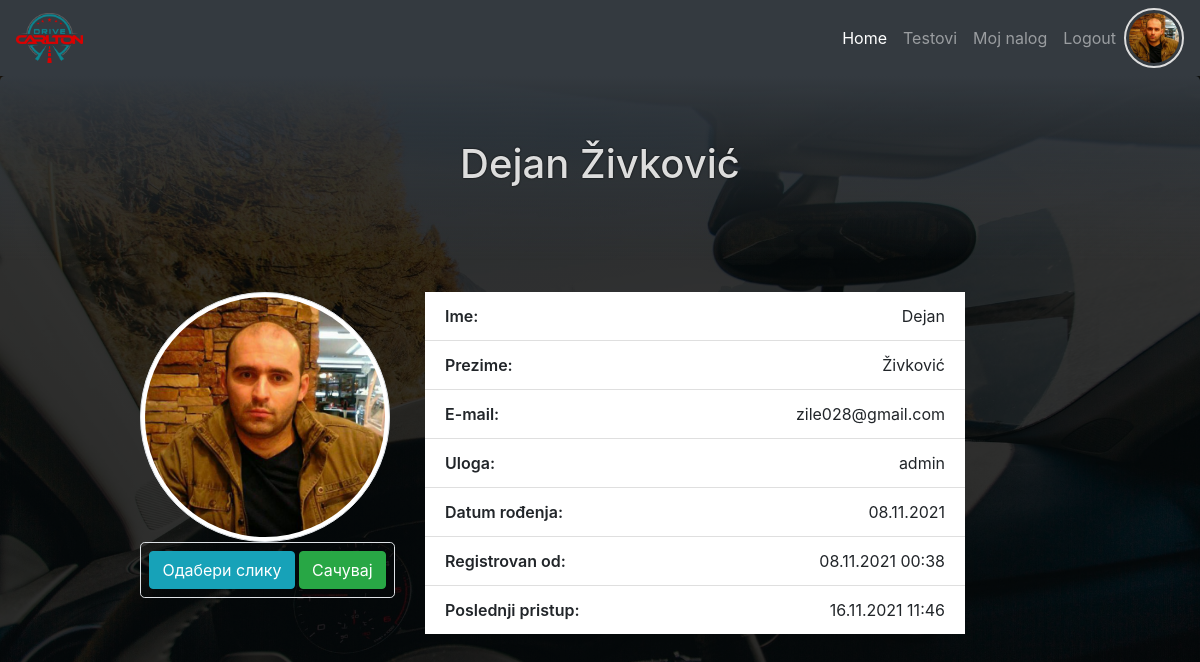
Page /user.php (signed in) on the earlier database version.
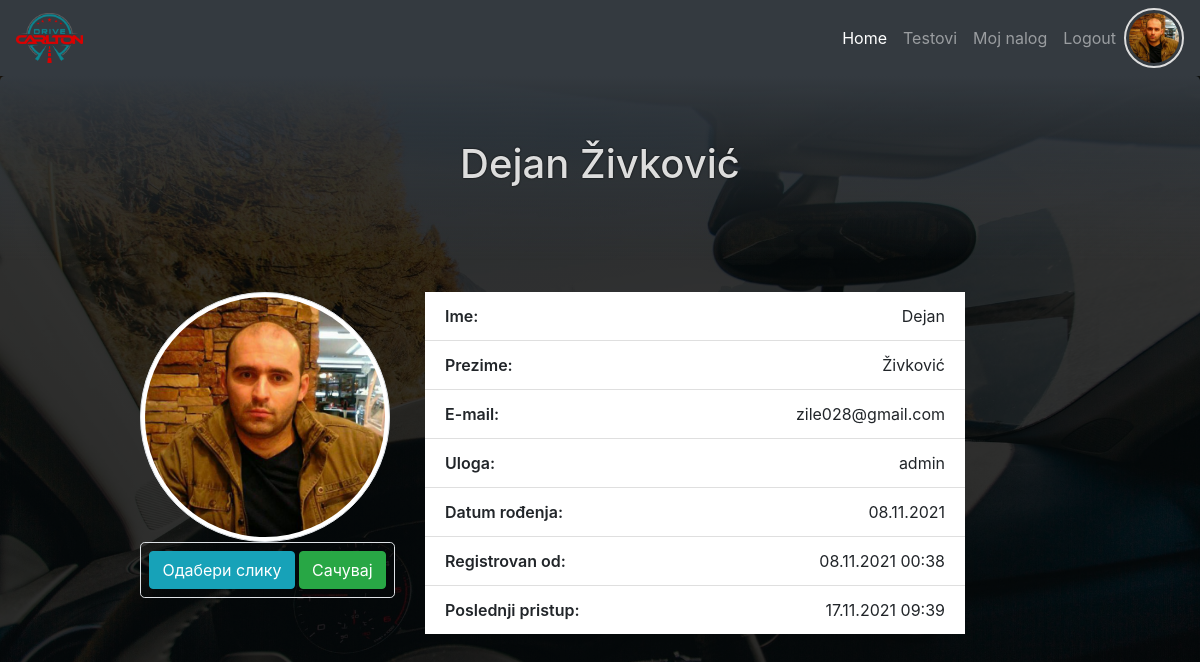
Same page on the later database version.
### tables this page shows
CREATE TABLE `users` (
  `id` int(11) NOT NULL,
  `first_name` varchar(50) NOT NULL,
  `last_name` varchar(50) NOT NULL,
  `date_birth` date NOT NULL,
  `email` varchar(50) NOT NULL,
  `password` varchar(60) NOT NULL,
  `created_at` timestamp NOT NULL DEFAULT CURRENT_TIMESTAMP,
  `last_login` timestamp NOT NULL DEFAULT CURRENT_TIMESTAMP,
  `profil_img` varchar(60) DEFAULT NULL,
  `role_id` int(11) DEFAULT NULL
);

CREATE TABLE `roles` (
  `id` int(11) NOT NULL,
  `role` varchar(30) NOT NULL,
  `description` varchar(255) NOT NULL
);

### user.php (called while the page is built, shortened)
<?php
require_once "core/init.php";
$user_info = $User->selectSingleJoin(
    ["users", "roles"],
    "role_id",
    ["id" => $_SESSION["id"]]
);
require_once ROOT . "/view/user.view.php";

### core/init.php (called while the page is built, shortened)
<?php
require_once "config.php";
require_once "function.php";
require_once "classes/Conection.php";
require_once "classes/QueryBuilder.php";
require_once "classes/User.php";
$User         = new User($database);

### core/classes/User.php (called while the page is built, shortened)
<?php
class User extends QueryBuilder
{
    public function isLoged()
    {
        if (isset($_SESSION["id"])) {
            return false;
        } else {
            return true;
        }
    }
}

### core/classes/QueryBuilder.php (called while the page is built, shortened)
<?php
class QueryBuilder extends Connection
{
    public function selectSingleJoin(array $table, String $join_on, $criteria)
    {
        $key = key($criteria);
        $sql = "SELECT
                {$table[0]}.*, {$table[0]}.id {$table[0]}_id, {$table[1]}.*
                FROM {$table[0]}
                JOIN {$table[1]}
                ON {$table[0]}.{$join_on} = {$table[1]}.id
                WHERE {$table[0]}.{$key} = :{$key}";
        $qry = $this->db->prepare($sql);
        $qry->execute($criteria);
        $result = $qry->fetch(PDO::FETCH_OBJ);
        return $result;
    }
}

### core/classes/Conection.php (called while the page is built, shortened)
<?php
class Connection
{
    public function __construct($database)
    {
        try {
            $this->db = new PDO("mysql:host={$database['host']};dbname={$database['dbname']}", $database["user"], $database["password"]);
        } catch (PDOException $err) {
            die("Doslo je do greske. Nije moguce konektovati se sa bazom - " . $err->getMessage());
        }
    }
}

### core/function.php (called while the page is built, shortened)
<?php
function displayDate($arg){
    return date("d.m.Y",strtotime($arg));
}
function displayDateTime($arg){
    return date("d.m.Y H:i",strtotime($arg));
}

### view/user.view.php (the view, shortened to what this page needs)
<?php
require ROOT . "/include/top.php";
require ROOT . "/include/main_nav.php";
?>
<header class="jumbotron text-center">
    <h1><?php echo "{$user_info->first_name} {$user_info->last_name}"; ?></h1>
</header>
<section class="container">
    <article class="row">
        <div class="col-md-3 offset-md-1">
            <?php if($user_info->profil_img): ?>
            <img id="profil" src="upload/<?php echo $user_info->profil_img; ?>" class="img-thumbnail rounded-circle"
                alt="">
            <?php else: ?>
            <img id="profil" src="asset/logo.png" class="img-thumbnail rounded-circle" alt="">
            <?php endif; ?>
            <form class="border text-center rounded-lg" action="user.php" method="POST" enctype="multipart/form-data">
                <label class="btn btn-info my-2" for="file-img">Одабери слику</label>
                <button type="submit" class="btn btn-success my-2" name="save_img">Сачувај</button>
            </form>
        </div>
        <div class="col-md-6">
            <ul class="list-group list-group-flush">
                <li class="list-group-item"><span>Ime:</span>
                    <p><?php echo $user_info->first_name; ?></p>
                </li>
                <li class="list-group-item"><span>Prezime:</span>
                    <p><?php echo $user_info->last_name; ?></p>
                </li>
                <li class="list-group-item"><span>E-mail:</span>
                    <p><?php echo $user_info->email; ?></p>
                </li>
                <li class="list-group-item"><span>Uloga:</span>
                    <p><?php echo $user_info->role; ?></p>
                </li>
                <li class="list-group-item"><span>Datum
                        rođenja:</span>
                    <p><?php echo displayDate($user_info->date_birth); ?></p>
                </li>
                <li class="list-group-item"><span>Registrovan
                        od:</span>
                    <p><?php echo displayDateTime($user_info->created_at); ?></p>
                </li>
                <li class="list-group-item"><span>Poslednji
                        pristup:</span>
                    <p><?php echo displayDateTime($user_info->last_login); ?></p>
                </li>
            </ul>
        </div>
    </article>
</section>
<?php
require ROOT . "/include/bottom.php";
?>

### include/top.php (shortened to what this page needs)
<!DOCTYPE html>
<html lang="en">
<head>
    <link rel="stylesheet" href="https://cdnjs.cloudflare.com/ajax/libs/font-awesome/5.15.3/css/all.min.css"
 />
    <link rel="stylesheet" href="https://cdn.jsdelivr.net/npm/bootstrap@4.6.0/dist/css/bootstrap.min.css"
>
    <link rel="stylesheet" href="<?php echo ROOT_DIR; ?>/css/style.css">
</head>
<body>

### include/main_nav.php (shortened to what this page needs)
<nav class="navbar navbar-expand-lg navbar-dark bg-dark">
    <a class="navbar-brand" href="<?php echo ROOT_DIR; ?>"><img class="img-fluid" src="asset/logo-sm.png" alt=""></a>
    <div class="collapse navbar-collapse" id="navbarNav">
        <ul class="navbar-nav ml-auto">
            <li class="nav-item active">
                <a class="nav-link" href="<?php echo ROOT_DIR; ?>">Home</a>
            </li>
            <li class="nav-item">
                <a class="nav-link" href="<?php echo ROOT_DIR; ?>/testovi.php">Testovi</a>
            </li>
            <?php if($User->isLoged()): ?>
            <li class="nav-item">
                <a class="nav-link" href="login_register.php">Login / Register</a>
            </li>
            <?php else: ?>
            <li class="nav-item">
                <a class="nav-link" href="user.php">Moj nalog</a>
            </li>
            <li class="nav-item">
                <a class="nav-link" href="logout.php">Logout</a>
            </li>
            <?php endif; ?>
        </ul>
        <?php if(!$User->isLoged()): ?>
        <div class="loged-profil">
            <img src="<?php echo ROOT_DIR . TARGET_DIR . ($user_info->profil_img ?:"../asset/logo-sm.png"); ?>" alt="">
        </div>
        <?php endif; ?>
    </div>
</nav>

### include/bottom.php (shortened to what this page needs)
</body>
</html>

### css/style.css (style rules this page uses)
* { margin: 0; padding: 0; box-sizing: border-box; }
body { background: linear-gradient(rgba(0, 0, 0, 0.8), rgba(0, 0, 0, 0.8)), url(../asset/bg.jpg); background-position: center top; background-size: cover; background-attachment: fixed; }
.jumbotron { background: linear-gradient(to bottom, rgba(52, 58, 64, 1), rgba(0, 0, 0, 0)); color: #ddd; }
h1, h1 + * { text-shadow: 0 0 2px #000; }
.navbar-brand img, .loged-profil img { height: 50px; }
ul li span { font-weight: 600; margin-right: 10px; }
ul li span + * { margin: 0; float: right; }
.img-thumbnail { height: 250px; width: 250px; }
.loged-profil img { border: 2px solid #ddd; padding: 3px; border-radius: 50%; width: 60px; height: 60px; object-fit: cover; }

Differences in the rows shown:
changed users "Dejan": last_login "16.11.2021 11:46" → "17.11.2021 09:39"
